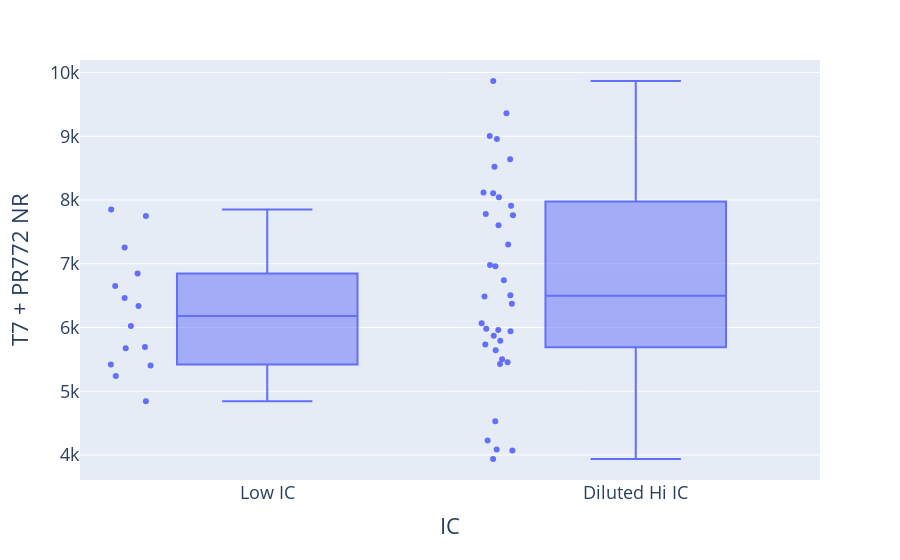

Here is the notebook cell this chart was saved with:
### Markdown cell above
### Linear space

### Code cell
fig = px.box(
    merged_recent, y='T7 + PR772 NR (Composition File)',
    x='IC', hover_data=['T7 + PR772 NR (Composition File)', 'Accession', 'Sample Name', 'Batch ID', 'Run Date'], points='all',
    labels={'T7 + PR772 NR (Composition File)': '(T7 + PR772) NR',
            'T7 + PR772 NR (Composition File)': 'T7 + PR772 NR'})
fig.update_layout(font=dict(size=18), height=600)
fig.show()
# fig.write_html('plots/Diluted_Hi_IC_vs_Low_IC.html')

### Figure 1 — Plotly figure (JSON) as saved in the notebook; plotly's stock layout.template omitted (floating-point values rounded to 4 significant figures; data arrays with more than 128 entries replaced by an {"elided": "..."} marker saying what was removed)
{"data": [{"alignmentgroup": "True", "boxpoints": "all", "customdata": {"elided": "50x5 mixed values"}, "hoverlabel": {"namelength": 0}, "hovertemplate": "IC=%{x}<br>T7 + PR772 NR=%{customdata[0]}<br>Accession=%{customdata[1]}<br>Sample Name=%{customdata[2]}<br>Batch ID=%{customdata[3]}<br>Run Date=%{customdata[4]}", "legendgroup": "", "marker": {"color": "#636efa"}, "name": "", "notched": false, "offsetgroup": "", "orientation": "v", "showlegend": false, "type": "box", "x": ["Low IC", "Low IC", "Low IC", "Low IC", "Low IC", "Low IC", "Low IC", "Low IC", "Low IC", "Low IC", "Low IC", "Low IC", "Low IC", "Low IC", "Diluted Hi IC", "Diluted Hi IC", "Diluted Hi IC", "Diluted Hi IC", "Diluted Hi IC", "Diluted Hi IC", "Diluted Hi IC", "Diluted Hi IC", "Diluted Hi IC", "Diluted Hi IC", "Diluted Hi IC", "Diluted Hi IC", "Diluted Hi IC", "Diluted Hi IC", "Diluted Hi IC", "Diluted Hi IC", "Diluted Hi IC", "Diluted Hi IC", "Diluted Hi IC", "Diluted Hi IC", "Diluted Hi IC", "Diluted Hi IC", "Diluted Hi IC", "Diluted Hi IC", "Diluted Hi IC", "Diluted Hi IC", "Diluted Hi IC", "Diluted Hi IC", "Diluted Hi IC", "Diluted Hi IC", "Diluted Hi IC", "Diluted Hi IC", "Diluted Hi IC", "Diluted Hi IC", "Diluted Hi IC", "Diluted Hi IC"], "x0": " ", "xaxis": "x", "y": [6024.0, 5675.0, 5404.0, 5419.0, 6652.0, 4843.0, 5692.0, 7851.0, 5237.0, 6335.0, 6464.0, 7751.0, 6847.0, 7256.0, 4087.0, 4069.0, 4529.0, 3936.0, 4227.0, 6065.0, 6486.0, 5427.0, 5942.0, 5734.0, 5642.0, 6373.0, 5455.0, 5792.0, 6506.0, 6981.0, 5870.0, 5978.0, 8955.0, 9004.0, 9363.0, 7604.0, 8106.0, 5502.0, 8118.0, 6960.0, 8043.0, 9867.0, 7780.0, 8521.0, 5959.0, 8639.0, 7911.0, 7762.0, 7303.0, 6740.0], "y0": " ", "yaxis": "y"}], "layout": {"autosize": true, "boxmode": "group", "font": {"size": 18}, "legend": {"tracegroupgap": 0}, "margin": {"t": 60}, "xaxis": {"anchor": "y", "autorange": true, "domain": [0, 1], "range": [-0.506, 1.5], "title": {"text": "IC"}, "type": "category"}, "yaxis": {"anchor": "x", "autorange": true, "domain": [0, 1], "range": [3607.0, 10200.0], "title": {"text": "T7 + PR772 NR"}, "type": "linear"}}}
